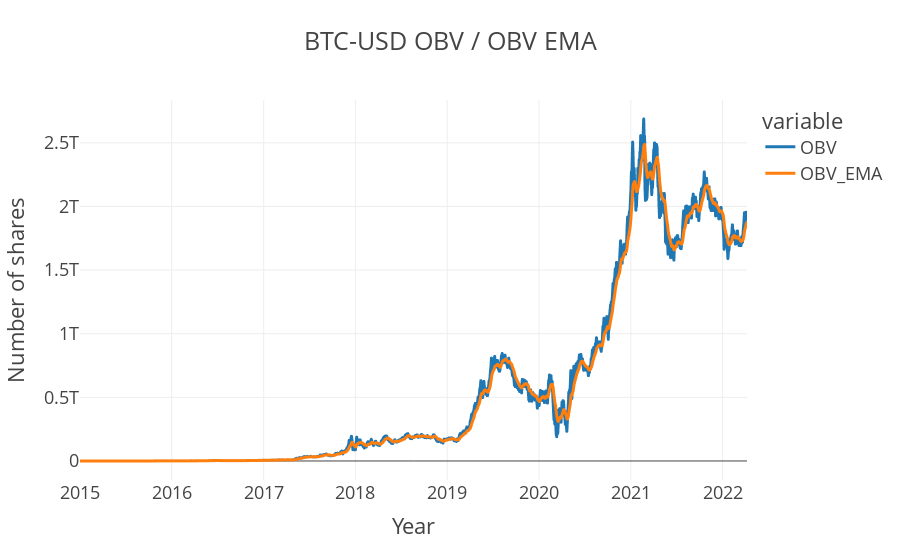

The code cell stored with this chart in its notebook:
### Code cell
fig = px.line(df, x=df.index, y=["OBV", "OBV_EMA"], title=f"{company} OBV / OBV EMA", labels={"Date":"Year", "value":"Number of shares"})
fig.show()

### Figure 1 — Plotly figure (JSON) as saved in the notebook; plotly's stock layout.template omitted (floating-point values rounded to 4 significant figures; data arrays with more than 128 entries replaced by an {"elided": "..."} marker saying what was removed)
{"data": [{"hovertemplate": "variable=OBV<br>Year=%{x}<br>Number of shares=%{y}<extra></extra>", "legendgroup": "OBV", "line": {"color": "#1F77B4", "dash": "solid"}, "marker": {"symbol": "circle"}, "mode": "lines", "name": "OBV", "showlegend": true, "type": "scattergl", "x": {"elided": "2655 str values"}, "xaxis": "x", "y": {"elided": "2655 int values"}, "yaxis": "y"}, {"hovertemplate": "variable=OBV_EMA<br>Year=%{x}<br>Number of shares=%{y}<extra></extra>", "legendgroup": "OBV_EMA", "line": {"color": "#FF7F0E", "dash": "solid"}, "marker": {"symbol": "circle"}, "mode": "lines", "name": "OBV_EMA", "showlegend": true, "type": "scattergl", "x": {"elided": "2655 str values"}, "xaxis": "x", "y": {"elided": "2655 float values"}, "yaxis": "y"}], "layout": {"legend": {"title": {"text": "variable"}, "tracegroupgap": 0}, "title": {"text": "BTC-USD OBV / OBV EMA"}, "xaxis": {"anchor": "y", "domain": [0, 1], "title": {"text": "Year"}}, "yaxis": {"anchor": "x", "domain": [0, 1], "title": {"text": "Number of shares"}}}}
